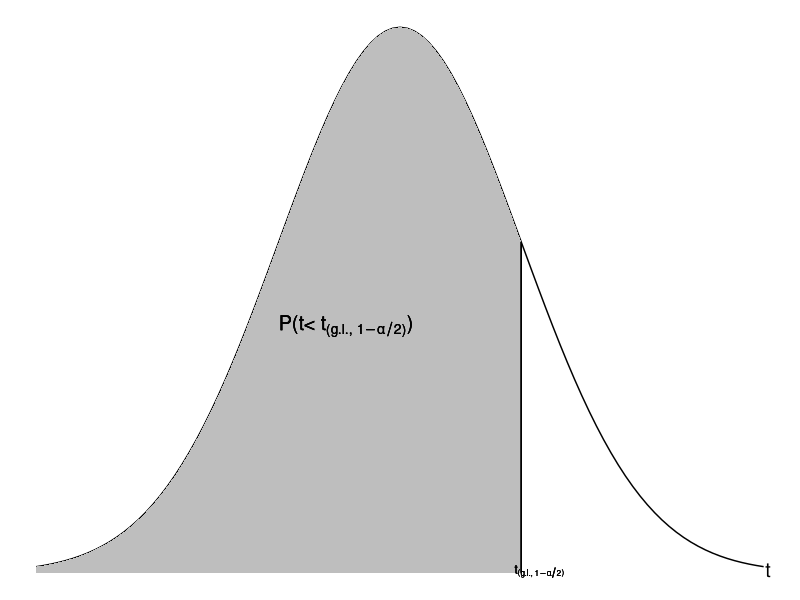

R code for this plot:
## ---- chunk 1
knitr::opts_chunk$set(echo = TRUE, 
                      size = "footnotesize",
                      comment = NA,
                      warning = FALSE,
                      message = FALSE,
                      #out.width = "1\\linewidth",
                      fig.align = "center",
                      fig.width = 8, 
                      fig.height = 4, 
                      fig.show = "hold",
                      fig.path = "FigurasT/",
                      fig.pos = "!htb",
                      fig.cap = TRUE,
                      background = "#E6E6FA",
                      #background = "black",
                      dev = c("png",'pdf'),
                      res=300,
                      dpi = 300,
                      cache = TRUE)
## ---- chunk 2
library(tidyverse)
#library(tinytex)
library(knitr)
library(kableExtra)
library(xtable)
## ---- chunk 3
ggplot(data.frame(x = c(-3, 3)), aes(x)) +
  stat_function(fun = dnorm,
                geom = "line",
                xlim = c(-3, 3)) +
  stat_function(fun = dnorm,
                geom = "area",
                fill = "gray",
                xlim = c(-3, 1)) +
  geom_segment(aes(x = 1, y = 0, 
                   xend = 1, yend = dnorm(1)),
               size = 0.5) +
   theme_void() +
  annotate("text",label=  bquote(t['(g.l.,' ~1-alpha/2 *')'])  
             ,x=0.82,y=0.0,
           hjust=-0.3,vjust=0.4,
           size = 3) +
  annotate("text",label="t",x=3,y=0.0,
           hjust=-0.3,vjust=0.3,
           size = 5) +
  annotate("text",label=bquote('P(t<'~ t['(g.l.,' ~1-alpha/2 *')'] *')'),x=-1,y=0.18,hjust=0,vjust=0.5,
           size = 5)
## ---- chunk 4
options(digits = 4)
z1 <- seq(0,3.99,0.01)
qq <- round(pnorm(z1),4)
round(qq[1],4)

af1 <- c(0.900,0.950,0.975,0.995)
gl1 <- c(1:30,40,60,120,20000)
tt1 <- data.frame(gl=rep(gl1,each=length(af1)),
                 af=rep(af1,length(gl1))
                 )
tt <- round(qt(tt1$af,tt1$gl),3)
